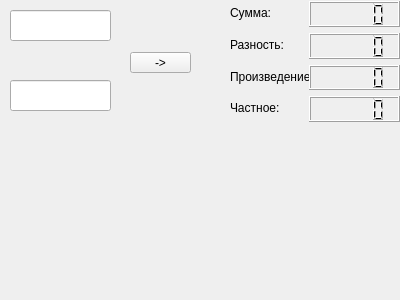
<?xml version="1.0" encoding="UTF-8"?>
<ui version="4.0">
 <class>Form</class>
 <widget class="QWidget" name="Form">
  <property name="geometry">
   <rect>
    <x>0</x>
    <y>0</y>
    <width>400</width>
    <height>300</height>
   </rect>
  </property>
  <property name="windowTitle">
   <string>Form</string>
  </property>
  <widget class="QLineEdit" name="lineEdit">
   <property name="geometry">
    <rect>
     <x>10</x>
     <y>10</y>
     <width>101</width>
     <height>31</height>
    </rect>
   </property>
  </widget>
  <widget class="QPushButton" name="pushButton">
   <property name="geometry">
    <rect>
     <x>130</x>
     <y>52</y>
     <width>61</width>
     <height>21</height>
    </rect>
   </property>
   <property name="text">
    <string>-&gt;</string>
   </property>
  </widget>
  <widget class="QLineEdit" name="lineEdit_2">
   <property name="geometry">
    <rect>
     <x>10</x>
     <y>80</y>
     <width>101</width>
     <height>31</height>
    </rect>
   </property>
  </widget>
  <widget class="QWidget" name="verticalLayoutWidget">
   <property name="geometry">
    <rect>
     <x>309</x>
     <y>1</y>
     <width>91</width>
     <height>121</height>
    </rect>
   </property>
   <layout class="QVBoxLayout" name="verticalLayout">
    <item>
     <widget class="QLCDNumber" name="lcdNumber"/>
    </item>
    <item>
     <widget class="QLCDNumber" name="lcdNumber_2"/>
    </item>
    <item>
     <widget class="QLCDNumber" name="lcdNumber_4"/>
    </item>
    <item>
     <widget class="QLCDNumber" name="lcdNumber_3"/>
    </item>
   </layout>
  </widget>
  <widget class="QWidget" name="verticalLayoutWidget_2">
   <property name="geometry">
    <rect>
     <x>230</x>
     <y>0</y>
     <width>79</width>
     <height>121</height>
    </rect>
   </property>
   <layout class="QVBoxLayout" name="verticalLayout_2">
    <item>
     <widget class="QLabel" name="label">
      <property name="text">
       <string>Сумма:</string>
      </property>
     </widget>
    </item>
    <item>
     <widget class="QLabel" name="label_2">
      <property name="text">
       <string>Разность:</string>
      </property>
     </widget>
    </item>
    <item>
     <widget class="QLabel" name="label_4">
      <property name="text">
       <string>Произведение:</string>
      </property>
     </widget>
    </item>
    <item>
     <widget class="QLabel" name="label_3">
      <property name="text">
       <string>Частное:</string>
      </property>
     </widget>
    </item>
   </layout>
  </widget>
 </widget>
 <resources/>
 <connections/>
</ui>
